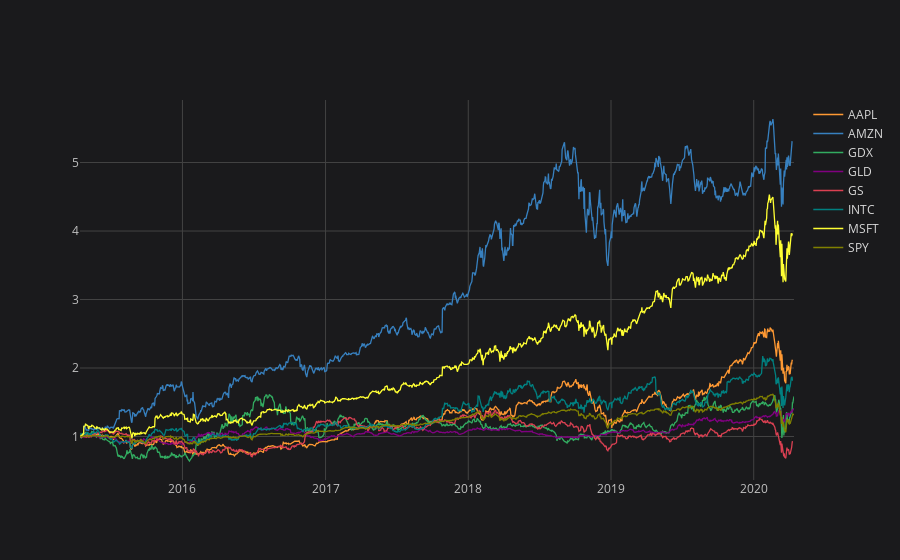

Notebook source saved alongside this figure:
### Code cell
returns.cumsum().apply(np.exp).iplot()

### Figure 1 — Plotly figure (JSON) as saved in the notebook; plotly's stock layout.template omitted (floating-point values rounded to 4 significant figures; data arrays with more than 128 entries replaced by an {"elided": "..."} marker saying what was removed)
{"data": [{"line": {"color": "rgba(255, 153, 51, 1.0)", "dash": "solid", "shape": "linear", "width": 1.3}, "mode": "lines", "name": "AAPL", "text": "", "type": "scatter", "x": {"elided": "1260 str values"}, "y": {"elided": "1260 mixed values"}}, {"line": {"color": "rgba(55, 128, 191, 1.0)", "dash": "solid", "shape": "linear", "width": 1.3}, "mode": "lines", "name": "AMZN", "text": "", "type": "scatter", "x": {"elided": "1260 str values"}, "y": {"elided": "1260 mixed values"}}, {"line": {"color": "rgba(50, 171, 96, 1.0)", "dash": "solid", "shape": "linear", "width": 1.3}, "mode": "lines", "name": "GDX", "text": "", "type": "scatter", "x": {"elided": "1260 str values"}, "y": {"elided": "1260 mixed values"}}, {"line": {"color": "rgba(128, 0, 128, 1.0)", "dash": "solid", "shape": "linear", "width": 1.3}, "mode": "lines", "name": "GLD", "text": "", "type": "scatter", "x": {"elided": "1260 str values"}, "y": {"elided": "1260 mixed values"}}, {"line": {"color": "rgba(219, 64, 82, 1.0)", "dash": "solid", "shape": "linear", "width": 1.3}, "mode": "lines", "name": "GS", "text": "", "type": "scatter", "x": {"elided": "1260 str values"}, "y": {"elided": "1260 mixed values"}}, {"line": {"color": "rgba(0, 128, 128, 1.0)", "dash": "solid", "shape": "linear", "width": 1.3}, "mode": "lines", "name": "INTC", "text": "", "type": "scatter", "x": {"elided": "1260 str values"}, "y": {"elided": "1260 mixed values"}}, {"line": {"color": "rgba(255, 255, 51, 1.0)", "dash": "solid", "shape": "linear", "width": 1.3}, "mode": "lines", "name": "MSFT", "text": "", "type": "scatter", "x": {"elided": "1260 str values"}, "y": {"elided": "1260 mixed values"}}, {"line": {"color": "rgba(128, 128, 0, 1.0)", "dash": "solid", "shape": "linear", "width": 1.3}, "mode": "lines", "name": "SPY", "text": "", "type": "scatter", "x": {"elided": "1260 str values"}, "y": {"elided": "1260 mixed values"}}], "layout": {"autosize": true, "legend": {"bgcolor": "#1A1A1C", "font": {"color": "#D9D9D9"}}, "paper_bgcolor": "#1A1A1C", "plot_bgcolor": "#1A1A1C", "title": {"font": {"color": "#D9D9D9"}}, "xaxis": {"autorange": true, "gridcolor": "#434343", "range": ["2015-04-14", "2020-04-13"], "showgrid": true, "tickfont": {"color": "#C2C2C2"}, "title": {"font": {"color": "#D9D9D9"}, "text": ""}, "type": "date", "zerolinecolor": "#666570"}, "yaxis": {"autorange": true, "gridcolor": "#434343", "range": [0.3651, 5.913], "showgrid": true, "tickfont": {"color": "#C2C2C2"}, "title": {"font": {"color": "#D9D9D9"}, "text": ""}, "type": "linear", "zerolinecolor": "#666570"}}}
